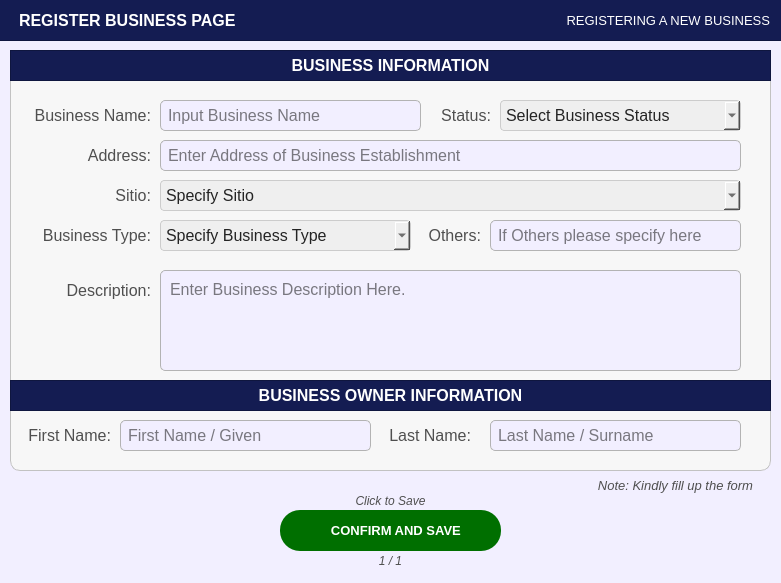
<?xml version="1.0" encoding="UTF-8"?>
<ui version="4.0">
 <class>PopUp_citizenprofileFilterOptions</class>
 <widget class="QDialog" name="PopUp_citizenprofileFilterOptions">
  <property name="geometry">
   <rect>
    <x>0</x>
    <y>0</y>
    <width>781</width>
    <height>583</height>
   </rect>
  </property>
  <property name="sizePolicy">
   <sizepolicy hsizetype="Fixed" vsizetype="Fixed">
    <horstretch>0</horstretch>
    <verstretch>0</verstretch>
   </sizepolicy>
  </property>
  <property name="palette">
   <palette>
    <active>
     <colorrole role="WindowText">
      <brush brushstyle="SolidPattern">
       <color alpha="255">
        <red>255</red>
        <green>255</green>
        <blue>255</blue>
       </color>
      </brush>
     </colorrole>
     <colorrole role="Button">
      <brush brushstyle="SolidPattern">
       <color alpha="255">
        <red>242</red>
        <green>239</green>
        <blue>255</blue>
       </color>
      </brush>
     </colorrole>
     <colorrole role="Light">
      <brush brushstyle="SolidPattern">
       <color alpha="255">
        <red>88</red>
        <green>86</green>
        <blue>150</blue>
       </color>
      </brush>
     </colorrole>
     <colorrole role="Midlight">
      <brush brushstyle="SolidPattern">
       <color alpha="255">
        <red>73</red>
        <green>71</green>
        <blue>125</blue>
       </color>
      </brush>
     </colorrole>
     <colorrole role="Dark">
      <brush brushstyle="SolidPattern">
       <color alpha="255">
        <red>29</red>
        <green>29</green>
        <blue>50</blue>
       </color>
      </brush>
     </colorrole>
     <colorrole role="Mid">
      <brush brushstyle="SolidPattern">
       <color alpha="255">
        <red>39</red>
        <green>38</green>
        <blue>67</blue>
       </color>
      </brush>
     </colorrole>
     <colorrole role="Text">
      <brush brushstyle="SolidPattern">
       <color alpha="255">
        <red>255</red>
        <green>255</green>
        <blue>255</blue>
       </color>
      </brush>
     </colorrole>
     <colorrole role="BrightText">
      <brush brushstyle="SolidPattern">
       <color alpha="255">
        <red>255</red>
        <green>255</green>
        <blue>255</blue>
       </color>
      </brush>
     </colorrole>
     <colorrole role="ButtonText">
      <brush brushstyle="SolidPattern">
       <color alpha="255">
        <red>255</red>
        <green>255</green>
        <blue>255</blue>
       </color>
      </brush>
     </colorrole>
     <colorrole role="Base">
      <brush brushstyle="SolidPattern">
       <color alpha="255">
        <red>242</red>
        <green>239</green>
        <blue>255</blue>
       </color>
      </brush>
     </colorrole>
     <colorrole role="Window">
      <brush brushstyle="SolidPattern">
       <color alpha="255">
        <red>242</red>
        <green>239</green>
        <blue>255</blue>
       </color>
      </brush>
     </colorrole>
     <colorrole role="Shadow">
      <brush brushstyle="SolidPattern">
       <color alpha="255">
        <red>16</red>
        <green>36</green>
        <blue>7</blue>
       </color>
      </brush>
     </colorrole>
     <colorrole role="AlternateBase">
      <brush brushstyle="SolidPattern">
       <color alpha="255">
        <red>29</red>
        <green>28</green>
        <blue>50</blue>
       </color>
      </brush>
     </colorrole>
     <colorrole role="ToolTipBase">
      <brush brushstyle="SolidPattern">
       <color alpha="255">
        <red>255</red>
        <green>255</green>
        <blue>220</blue>
       </color>
      </brush>
     </colorrole>
     <colorrole role="ToolTipText">
      <brush brushstyle="SolidPattern">
       <color alpha="255">
        <red>52</red>
        <green>138</green>
        <blue>46</blue>
       </color>
      </brush>
     </colorrole>
     <colorrole role="PlaceholderText">
      <brush brushstyle="SolidPattern">
       <color alpha="127">
        <red>255</red>
        <green>255</green>
        <blue>255</blue>
       </color>
      </brush>
     </colorrole>
     <colorrole role="Accent">
      <brush brushstyle="SolidPattern">
       <color alpha="255">
        <red>0</red>
        <green>255</green>
        <blue>0</blue>
       </color>
      </brush>
     </colorrole>
    </active>
    <inactive>
     <colorrole role="WindowText">
      <brush brushstyle="SolidPattern">
       <color alpha="255">
        <red>255</red>
        <green>255</green>
        <blue>255</blue>
       </color>
      </brush>
     </colorrole>
     <colorrole role="Button">
      <brush brushstyle="SolidPattern">
       <color alpha="255">
        <red>242</red>
        <green>239</green>
        <blue>255</blue>
       </color>
      </brush>
     </colorrole>
     <colorrole role="Light">
      <brush brushstyle="SolidPattern">
       <color alpha="255">
        <red>88</red>
        <green>86</green>
        <blue>150</blue>
       </color>
      </brush>
     </colorrole>
     <colorrole role="Midlight">
      <brush brushstyle="SolidPattern">
       <color alpha="255">
        <red>73</red>
        <green>71</green>
        <blue>125</blue>
       </color>
      </brush>
     </colorrole>
     <colorrole role="Dark">
      <brush brushstyle="SolidPattern">
       <color alpha="255">
        <red>29</red>
        <green>29</green>
        <blue>50</blue>
       </color>
      </brush>
     </colorrole>
     <colorrole role="Mid">
      <brush brushstyle="SolidPattern">
       <color alpha="255">
        <red>39</red>
        <green>38</green>
        <blue>67</blue>
       </color>
      </brush>
     </colorrole>
     <colorrole role="Text">
      <brush brushstyle="SolidPattern">
       <color alpha="255">
        <red>255</red>
        <green>255</green>
        <blue>255</blue>
       </color>
      </brush>
     </colorrole>
     <colorrole role="BrightText">
      <brush brushstyle="SolidPattern">
       <color alpha="255">
        <red>255</red>
        <green>255</green>
        <blue>255</blue>
       </color>
      </brush>
     </colorrole>
     <colorrole role="ButtonText">
      <brush brushstyle="SolidPattern">
       <color alpha="255">
        <red>255</red>
        <green>255</green>
        <blue>255</blue>
       </color>
      </brush>
     </colorrole>
     <colorrole role="Base">
      <brush brushstyle="SolidPattern">
       <color alpha="255">
        <red>242</red>
        <green>239</green>
        <blue>255</blue>
       </color>
      </brush>
     </colorrole>
     <colorrole role="Window">
      <brush brushstyle="SolidPattern">
       <color alpha="255">
        <red>242</red>
        <green>239</green>
        <blue>255</blue>
       </color>
      </brush>
     </colorrole>
     <colorrole role="Shadow">
      <brush brushstyle="SolidPattern">
       <color alpha="255">
        <red>16</red>
        <green>36</green>
        <blue>7</blue>
       </color>
      </brush>
     </colorrole>
     <colorrole role="AlternateBase">
      <brush brushstyle="SolidPattern">
       <color alpha="255">
        <red>29</red>
        <green>28</green>
        <blue>50</blue>
       </color>
      </brush>
     </colorrole>
     <colorrole role="ToolTipBase">
      <brush brushstyle="SolidPattern">
       <color alpha="255">
        <red>255</red>
        <green>255</green>
        <blue>220</blue>
       </color>
      </brush>
     </colorrole>
     <colorrole role="ToolTipText">
      <brush brushstyle="SolidPattern">
       <color alpha="255">
        <red>52</red>
        <green>138</green>
        <blue>46</blue>
       </color>
      </brush>
     </colorrole>
     <colorrole role="PlaceholderText">
      <brush brushstyle="SolidPattern">
       <color alpha="127">
        <red>255</red>
        <green>255</green>
        <blue>255</blue>
       </color>
      </brush>
     </colorrole>
     <colorrole role="Accent">
      <brush brushstyle="SolidPattern">
       <color alpha="255">
        <red>0</red>
        <green>255</green>
        <blue>0</blue>
       </color>
      </brush>
     </colorrole>
    </inactive>
    <disabled>
     <colorrole role="WindowText">
      <brush brushstyle="SolidPattern">
       <color alpha="255">
        <red>29</red>
        <green>29</green>
        <blue>50</blue>
       </color>
      </brush>
     </colorrole>
     <colorrole role="Button">
      <brush brushstyle="SolidPattern">
       <color alpha="255">
        <red>242</red>
        <green>239</green>
        <blue>255</blue>
       </color>
      </brush>
     </colorrole>
     <colorrole role="Light">
      <brush brushstyle="SolidPattern">
       <color alpha="255">
        <red>88</red>
        <green>86</green>
        <blue>150</blue>
       </color>
      </brush>
     </colorrole>
     <colorrole role="Midlight">
      <brush brushstyle="SolidPattern">
       <color alpha="255">
        <red>73</red>
        <green>71</green>
        <blue>125</blue>
       </color>
      </brush>
     </colorrole>
     <colorrole role="Dark">
      <brush brushstyle="SolidPattern">
       <color alpha="255">
        <red>29</red>
        <green>29</green>
        <blue>50</blue>
       </color>
      </brush>
     </colorrole>
     <colorrole role="Mid">
      <brush brushstyle="SolidPattern">
       <color alpha="255">
        <red>39</red>
        <green>38</green>
        <blue>67</blue>
       </color>
      </brush>
     </colorrole>
     <colorrole role="Text">
      <brush brushstyle="SolidPattern">
       <color alpha="255">
        <red>29</red>
        <green>29</green>
        <blue>50</blue>
       </color>
      </brush>
     </colorrole>
     <colorrole role="BrightText">
      <brush brushstyle="SolidPattern">
       <color alpha="255">
        <red>255</red>
        <green>255</green>
        <blue>255</blue>
       </color>
      </brush>
     </colorrole>
     <colorrole role="ButtonText">
      <brush brushstyle="SolidPattern">
       <color alpha="255">
        <red>29</red>
        <green>29</green>
        <blue>50</blue>
       </color>
      </brush>
     </colorrole>
     <colorrole role="Base">
      <brush brushstyle="SolidPattern">
       <color alpha="255">
        <red>242</red>
        <green>239</green>
        <blue>255</blue>
       </color>
      </brush>
     </colorrole>
     <colorrole role="Window">
      <brush brushstyle="SolidPattern">
       <color alpha="255">
        <red>242</red>
        <green>239</green>
        <blue>255</blue>
       </color>
      </brush>
     </colorrole>
     <colorrole role="Shadow">
      <brush brushstyle="SolidPattern">
       <color alpha="255">
        <red>16</red>
        <green>36</green>
        <blue>7</blue>
       </color>
      </brush>
     </colorrole>
     <colorrole role="AlternateBase">
      <brush brushstyle="SolidPattern">
       <color alpha="255">
        <red>59</red>
        <green>57</green>
        <blue>100</blue>
       </color>
      </brush>
     </colorrole>
     <colorrole role="ToolTipBase">
      <brush brushstyle="SolidPattern">
       <color alpha="255">
        <red>255</red>
        <green>255</green>
        <blue>220</blue>
       </color>
      </brush>
     </colorrole>
     <colorrole role="ToolTipText">
      <brush brushstyle="SolidPattern">
       <color alpha="255">
        <red>52</red>
        <green>138</green>
        <blue>46</blue>
       </color>
      </brush>
     </colorrole>
     <colorrole role="PlaceholderText">
      <brush brushstyle="SolidPattern">
       <color alpha="127">
        <red>29</red>
        <green>29</green>
        <blue>50</blue>
       </color>
      </brush>
     </colorrole>
     <colorrole role="Accent">
      <brush brushstyle="SolidPattern">
       <color alpha="255">
        <red>0</red>
        <green>255</green>
        <blue>0</blue>
       </color>
      </brush>
     </colorrole>
    </disabled>
   </palette>
  </property>
  <property name="cursor">
   <cursorShape>PointingHandCursor</cursorShape>
  </property>
  <property name="windowTitle">
   <string>Dialog</string>
  </property>
  <property name="styleSheet">
   <string notr="true">#PopUp_citizenprofileFilterOptions{
	background-color: #f2efff;
}</string>
  </property>
  <widget class="QFrame" name="basePopUpBodyFrame">
   <property name="geometry">
    <rect>
     <x>10</x>
     <y>50</y>
     <width>761</width>
     <height>421</height>
    </rect>
   </property>
   <property name="styleSheet">
    <string notr="true">#basePopUpBodyFrame {
	background-color: rgb(247, 247, 247);
	border: 1px solid rgb(194, 194, 194);
	border-radius: 10px;
}</string>
   </property>
   <property name="frameShape">
    <enum>QFrame::Shape::StyledPanel</enum>
   </property>
   <property name="frameShadow">
    <enum>QFrame::Shadow::Raised</enum>
   </property>
   <widget class="QFrame" name="basePopUpTitleFrame_3">
    <property name="geometry">
     <rect>
      <x>0</x>
      <y>0</y>
      <width>761</width>
      <height>31</height>
     </rect>
    </property>
    <property name="styleSheet">
     <string notr="true">#basePopUpTitleFrame_3 {
	background-color: #141c52;
}</string>
    </property>
    <property name="frameShape">
     <enum>QFrame::Shape::StyledPanel</enum>
    </property>
    <property name="frameShadow">
     <enum>QFrame::Shadow::Raised</enum>
    </property>
    <widget class="QLabel" name="label_title_3">
     <property name="geometry">
      <rect>
       <x>0</x>
       <y>0</y>
       <width>761</width>
       <height>31</height>
      </rect>
     </property>
     <property name="font">
      <font>
       <family>Arial</family>
       <pointsize>12</pointsize>
       <bold>true</bold>
      </font>
     </property>
     <property name="styleSheet">
      <string notr="true">#label_title_3{
	background-color:transparent;
	color: rgb(255, 255, 255);
}</string>
     </property>
     <property name="text">
      <string>BUSINESS INFORMATION</string>
     </property>
     <property name="alignment">
      <set>Qt::AlignmentFlag::AlignCenter</set>
     </property>
    </widget>
   </widget>
   <widget class="QLineEdit" name="register_BusinessOwnerFirstName">
    <property name="geometry">
     <rect>
      <x>110</x>
      <y>370</y>
      <width>251</width>
      <height>31</height>
     </rect>
    </property>
    <property name="font">
     <font>
      <family>Arial</family>
      <pointsize>12</pointsize>
     </font>
    </property>
    <property name="styleSheet">
     <string notr="true">#register_BusinessOwnerFirstName{
	border: 1px solid #b3b3b3;  /* Black border */
    border-radius: 5px;        /* Rounded corners */
    padding: 5px;               /* Inner spacing */
    background-color: #f2efff;  /* Gray background */
    color: #000000; 
}

</string>
    </property>
    <property name="text">
     <string/>
    </property>
    <property name="maxLength">
     <number>50</number>
    </property>
    <property name="placeholderText">
     <string>First Name / Given</string>
    </property>
   </widget>
   <widget class="QLabel" name="register_labelBusinessStatus">
    <property name="geometry">
     <rect>
      <x>430</x>
      <y>50</y>
      <width>51</width>
      <height>31</height>
     </rect>
    </property>
    <property name="font">
     <font>
      <family>Arial</family>
      <pointsize>12</pointsize>
     </font>
    </property>
    <property name="styleSheet">
     <string notr="true">#register_labelBusinessStatus{
	background-color:transparent;
	color:#4f4f4f;
}</string>
    </property>
    <property name="text">
     <string>Status:</string>
    </property>
    <property name="alignment">
     <set>Qt::AlignmentFlag::AlignRight|Qt::AlignmentFlag::AlignTrailing|Qt::AlignmentFlag::AlignVCenter</set>
    </property>
   </widget>
   <widget class="QLabel" name="register_labelBusinessName">
    <property name="geometry">
     <rect>
      <x>10</x>
      <y>50</y>
      <width>131</width>
      <height>31</height>
     </rect>
    </property>
    <property name="font">
     <font>
      <family>Arial</family>
      <pointsize>12</pointsize>
     </font>
    </property>
    <property name="styleSheet">
     <string notr="true">#register_labelBusinessName{
	background-color:transparent;
	color:#4f4f4f;
}</string>
    </property>
    <property name="text">
     <string>Business Name:</string>
    </property>
    <property name="alignment">
     <set>Qt::AlignmentFlag::AlignRight|Qt::AlignmentFlag::AlignTrailing|Qt::AlignmentFlag::AlignVCenter</set>
    </property>
   </widget>
   <widget class="QLineEdit" name="register_BusinessName">
    <property name="geometry">
     <rect>
      <x>150</x>
      <y>50</y>
      <width>261</width>
      <height>31</height>
     </rect>
    </property>
    <property name="font">
     <font>
      <family>Arial</family>
      <pointsize>12</pointsize>
     </font>
    </property>
    <property name="styleSheet">
     <string notr="true">#register_BusinessName{
	border: 1px solid #b3b3b3;  /* Black border */
    border-radius: 5px;        /* Rounded corners */
    padding: 5px;               /* Inner spacing */
    background-color: #f2efff;  /* Gray background */
    color: #000000; 
}

</string>
    </property>
    <property name="text">
     <string/>
    </property>
    <property name="maxLength">
     <number>11</number>
    </property>
    <property name="placeholderText">
     <string>Input Business Name</string>
    </property>
   </widget>
   <widget class="QComboBox" name="register_comboBox_BusinessStatus">
    <property name="geometry">
     <rect>
      <x>490</x>
      <y>50</y>
      <width>241</width>
      <height>31</height>
     </rect>
    </property>
    <property name="font">
     <font>
      <family>Arial</family>
      <pointsize>12</pointsize>
     </font>
    </property>
    <property name="styleSheet">
     <string notr="true">#register_comboBox_BusinessStatus{
	background-color: rgb(239, 239, 239); /* Correct property name */
    color: #242424; /* Set text color to black for better contrast */
    border: 1px solid #ccc; /* Optional: Add a light border */
    padding: 5px; /* Optional: Add some padding */
    border-radius: 4px; /* Optional: Rounded corners */
}</string>
    </property>
    <property name="placeholderText">
     <string>Select Business Status</string>
    </property>
    <property name="duplicatesEnabled">
     <bool>false</bool>
    </property>
    <item>
     <property name="text">
      <string>Active</string>
     </property>
    </item>
    <item>
     <property name="text">
      <string>Inactive</string>
     </property>
    </item>
    <item>
     <property name="text">
      <string>Closed</string>
     </property>
    </item>
   </widget>
   <widget class="QLabel" name="register_labelBusinessOwnerName">
    <property name="geometry">
     <rect>
      <x>10</x>
      <y>370</y>
      <width>91</width>
      <height>31</height>
     </rect>
    </property>
    <property name="font">
     <font>
      <family>Arial</family>
      <pointsize>12</pointsize>
     </font>
    </property>
    <property name="styleSheet">
     <string notr="true">#register_labelBusinessOwnerName{
	background-color:transparent;
	color:#4f4f4f;
}</string>
    </property>
    <property name="text">
     <string>First Name:</string>
    </property>
    <property name="alignment">
     <set>Qt::AlignmentFlag::AlignRight|Qt::AlignmentFlag::AlignTrailing|Qt::AlignmentFlag::AlignVCenter</set>
    </property>
   </widget>
   <widget class="QLineEdit" name="register_BusinessOwnerLastName">
    <property name="geometry">
     <rect>
      <x>480</x>
      <y>370</y>
      <width>251</width>
      <height>31</height>
     </rect>
    </property>
    <property name="font">
     <font>
      <family>Arial</family>
      <pointsize>12</pointsize>
     </font>
    </property>
    <property name="styleSheet">
     <string notr="true">#register_BusinessOwnerLastName{
	border: 1px solid #b3b3b3;  /* Black border */
    border-radius: 5px;        /* Rounded corners */
    padding: 5px;               /* Inner spacing */
    background-color: #f2efff;  /* Gray background */
    color: #000000; 
}

</string>
    </property>
    <property name="text">
     <string/>
    </property>
    <property name="maxLength">
     <number>50</number>
    </property>
    <property name="placeholderText">
     <string>Last Name / Surname</string>
    </property>
   </widget>
   <widget class="QLineEdit" name="register_BusinessAddress">
    <property name="geometry">
     <rect>
      <x>150</x>
      <y>90</y>
      <width>581</width>
      <height>31</height>
     </rect>
    </property>
    <property name="font">
     <font>
      <family>Arial</family>
      <pointsize>12</pointsize>
     </font>
    </property>
    <property name="styleSheet">
     <string notr="true">#register_BusinessAddress{
	border: 1px solid #b3b3b3;  /* Black border */
    border-radius: 5px;        /* Rounded corners */
    padding: 5px;               /* Inner spacing */
    background-color: #f2efff;  /* Gray background */
    color: #000000; 
}

</string>
    </property>
    <property name="text">
     <string/>
    </property>
    <property name="maxLength">
     <number>50</number>
    </property>
    <property name="placeholderText">
     <string>Enter Address of Business Establishment</string>
    </property>
   </widget>
   <widget class="QLabel" name="register_labelBusinessAddress">
    <property name="geometry">
     <rect>
      <x>30</x>
      <y>90</y>
      <width>111</width>
      <height>31</height>
     </rect>
    </property>
    <property name="font">
     <font>
      <family>Arial</family>
      <pointsize>12</pointsize>
     </font>
    </property>
    <property name="styleSheet">
     <string notr="true">#register_labelBusinessAddress{
	background-color:transparent;
	color:#4f4f4f;
}</string>
    </property>
    <property name="text">
     <string>Address:</string>
    </property>
    <property name="alignment">
     <set>Qt::AlignmentFlag::AlignRight|Qt::AlignmentFlag::AlignTrailing|Qt::AlignmentFlag::AlignVCenter</set>
    </property>
   </widget>
   <widget class="QLabel" name="register_labelBusinessOwnerName_2">
    <property name="geometry">
     <rect>
      <x>370</x>
      <y>370</y>
      <width>91</width>
      <height>31</height>
     </rect>
    </property>
    <property name="font">
     <font>
      <family>Arial</family>
      <pointsize>12</pointsize>
     </font>
    </property>
    <property name="styleSheet">
     <string notr="true">#register_labelBusinessOwnerName_2{
	background-color:transparent;
	color:#4f4f4f;
}</string>
    </property>
    <property name="text">
     <string>Last Name:</string>
    </property>
    <property name="alignment">
     <set>Qt::AlignmentFlag::AlignRight|Qt::AlignmentFlag::AlignTrailing|Qt::AlignmentFlag::AlignVCenter</set>
    </property>
   </widget>
   <widget class="QFrame" name="basePopUpTitleFrame_4">
    <property name="geometry">
     <rect>
      <x>0</x>
      <y>330</y>
      <width>761</width>
      <height>31</height>
     </rect>
    </property>
    <property name="styleSheet">
     <string notr="true">#basePopUpTitleFrame_4 {
	background-color: #141c52;
}</string>
    </property>
    <property name="frameShape">
     <enum>QFrame::Shape::StyledPanel</enum>
    </property>
    <property name="frameShadow">
     <enum>QFrame::Shadow::Raised</enum>
    </property>
    <widget class="QLabel" name="label_title_4">
     <property name="geometry">
      <rect>
       <x>0</x>
       <y>0</y>
       <width>761</width>
       <height>31</height>
      </rect>
     </property>
     <property name="font">
      <font>
       <family>Arial</family>
       <pointsize>12</pointsize>
       <bold>true</bold>
      </font>
     </property>
     <property name="styleSheet">
      <string notr="true">#label_title_4{
	background-color:transparent;
	color: rgb(255, 255, 255);
}</string>
     </property>
     <property name="text">
      <string>BUSINESS OWNER INFORMATION</string>
     </property>
     <property name="alignment">
      <set>Qt::AlignmentFlag::AlignCenter</set>
     </property>
    </widget>
   </widget>
   <widget class="QLabel" name="register_labelBusinessAddress_Sitio">
    <property name="geometry">
     <rect>
      <x>30</x>
      <y>130</y>
      <width>111</width>
      <height>31</height>
     </rect>
    </property>
    <property name="font">
     <font>
      <family>Arial</family>
      <pointsize>12</pointsize>
     </font>
    </property>
    <property name="styleSheet">
     <string notr="true">#register_labelBusinessAddress_Sitio{
	background-color:transparent;
	color:#4f4f4f;
}</string>
    </property>
    <property name="text">
     <string>Sitio:</string>
    </property>
    <property name="alignment">
     <set>Qt::AlignmentFlag::AlignRight|Qt::AlignmentFlag::AlignTrailing|Qt::AlignmentFlag::AlignVCenter</set>
    </property>
   </widget>
   <widget class="QComboBox" name="register_comboBox_BusinessAddress_Sitio">
    <property name="geometry">
     <rect>
      <x>150</x>
      <y>130</y>
      <width>581</width>
      <height>31</height>
     </rect>
    </property>
    <property name="font">
     <font>
      <family>Arial</family>
      <pointsize>12</pointsize>
     </font>
    </property>
    <property name="styleSheet">
     <string notr="true">#register_comboBox_BusinessAddress_Sitio{
	background-color: rgb(239, 239, 239); /* Correct property name */
    color: #242424; /* Set text color to black for better contrast */
    border: 1px solid #ccc; /* Optional: Add a light border */
    padding: 5px; /* Optional: Add some padding */
    border-radius: 4px; /* Optional: Rounded corners */
}</string>
    </property>
    <property name="placeholderText">
     <string>Specify Sitio</string>
    </property>
    <property name="duplicatesEnabled">
     <bool>false</bool>
    </property>
    <item>
     <property name="text">
      <string>None</string>
     </property>
    </item>
   </widget>
   <widget class="QLabel" name="register_labelBusinessType">
    <property name="geometry">
     <rect>
      <x>30</x>
      <y>170</y>
      <width>111</width>
      <height>31</height>
     </rect>
    </property>
    <property name="font">
     <font>
      <family>Arial</family>
      <pointsize>12</pointsize>
     </font>
    </property>
    <property name="styleSheet">
     <string notr="true">#register_labelBusinessType{
	background-color:transparent;
	color:#4f4f4f;
}</string>
    </property>
    <property name="text">
     <string>Business Type:</string>
    </property>
    <property name="alignment">
     <set>Qt::AlignmentFlag::AlignRight|Qt::AlignmentFlag::AlignTrailing|Qt::AlignmentFlag::AlignVCenter</set>
    </property>
   </widget>
   <widget class="QComboBox" name="register_comboBox_BusinessType">
    <property name="geometry">
     <rect>
      <x>150</x>
      <y>170</y>
      <width>251</width>
      <height>31</height>
     </rect>
    </property>
    <property name="font">
     <font>
      <family>Arial</family>
      <pointsize>12</pointsize>
     </font>
    </property>
    <property name="styleSheet">
     <string notr="true">#register_comboBox_BusinessType{
	background-color: rgb(239, 239, 239); /* Correct property name */
    color: #242424; /* Set text color to black for better contrast */
    border: 1px solid #ccc; /* Optional: Add a light border */
    padding: 5px; /* Optional: Add some padding */
    border-radius: 4px; /* Optional: Rounded corners */
}</string>
    </property>
    <property name="placeholderText">
     <string>Specify Business Type</string>
    </property>
    <property name="duplicatesEnabled">
     <bool>false</bool>
    </property>
    <item>
     <property name="text">
      <string>Sole Proprietorship</string>
     </property>
    </item>
    <item>
     <property name="text">
      <string>Partnership</string>
     </property>
    </item>
    <item>
     <property name="text">
      <string>Corporation</string>
     </property>
    </item>
    <item>
     <property name="text">
      <string>Cooperative </string>
     </property>
    </item>
    <item>
     <property name="text">
      <string>Franchise</string>
     </property>
    </item>
    <item>
     <property name="text">
      <string>Others</string>
     </property>
    </item>
   </widget>
   <widget class="QPlainTextEdit" name="register_BusinessDesc">
    <property name="geometry">
     <rect>
      <x>150</x>
      <y>220</y>
      <width>581</width>
      <height>101</height>
     </rect>
    </property>
    <property name="font">
     <font>
      <family>Arial</family>
      <pointsize>12</pointsize>
     </font>
    </property>
    <property name="styleSheet">
     <string notr="true">#register_BusinessDesc{
	border: 1px solid #b3b3b3;  /* Black border */
    border-radius: 5px;        /* Rounded corners */
    padding: 5px;               /* Inner spacing */
    background-color: #f2efff;  /* Gray background */
    color: #000000; 
}

</string>
    </property>
    <property name="placeholderText">
     <string>Enter Business Description Here.</string>
    </property>
   </widget>
   <widget class="QLabel" name="register_labelBusinessDesc">
    <property name="geometry">
     <rect>
      <x>40</x>
      <y>230</y>
      <width>101</width>
      <height>21</height>
     </rect>
    </property>
    <property name="font">
     <font>
      <family>Arial</family>
      <pointsize>12</pointsize>
     </font>
    </property>
    <property name="styleSheet">
     <string notr="true">#register_labelBusinessDesc{
	background-color:transparent;
	color:#4f4f4f;
}</string>
    </property>
    <property name="text">
     <string>Description:</string>
    </property>
    <property name="alignment">
     <set>Qt::AlignmentFlag::AlignRight|Qt::AlignmentFlag::AlignTrailing|Qt::AlignmentFlag::AlignVCenter</set>
    </property>
   </widget>
   <widget class="QLineEdit" name="register_BusinessType_others">
    <property name="geometry">
     <rect>
      <x>480</x>
      <y>170</y>
      <width>251</width>
      <height>31</height>
     </rect>
    </property>
    <property name="font">
     <font>
      <family>Arial</family>
      <pointsize>12</pointsize>
     </font>
    </property>
    <property name="styleSheet">
     <string notr="true">#register_BusinessType_others{
	border: 1px solid #b3b3b3;  /* Black border */
    border-radius: 5px;        /* Rounded corners */
    padding: 5px;               /* Inner spacing */
    background-color: #f2efff;  /* Gray background */
    color: #000000; 
}

</string>
    </property>
    <property name="text">
     <string/>
    </property>
    <property name="maxLength">
     <number>50</number>
    </property>
    <property name="placeholderText">
     <string>If Others please specify here</string>
    </property>
   </widget>
   <widget class="QLabel" name="register_labelBusinessType_others">
    <property name="geometry">
     <rect>
      <x>370</x>
      <y>170</y>
      <width>101</width>
      <height>31</height>
     </rect>
    </property>
    <property name="font">
     <font>
      <family>Arial</family>
      <pointsize>12</pointsize>
     </font>
    </property>
    <property name="styleSheet">
     <string notr="true">#register_labelBusinessType_others{
	background-color:transparent;
	color:#4f4f4f;
}</string>
    </property>
    <property name="text">
     <string>Others:</string>
    </property>
    <property name="alignment">
     <set>Qt::AlignmentFlag::AlignRight|Qt::AlignmentFlag::AlignTrailing|Qt::AlignmentFlag::AlignVCenter</set>
    </property>
   </widget>
  </widget>
  <widget class="QFrame" name="basePopUpTitleFrame">
   <property name="geometry">
    <rect>
     <x>-1</x>
     <y>-10</y>
     <width>791</width>
     <height>51</height>
    </rect>
   </property>
   <property name="styleSheet">
    <string notr="true">#basePopUpTitleFrame {
	background-color: #141c52;
}</string>
   </property>
   <property name="frameShape">
    <enum>QFrame::Shape::StyledPanel</enum>
   </property>
   <property name="frameShadow">
    <enum>QFrame::Shadow::Raised</enum>
   </property>
   <widget class="QLabel" name="label_titleFilterOptions">
    <property name="geometry">
     <rect>
      <x>20</x>
      <y>10</y>
      <width>251</width>
      <height>41</height>
     </rect>
    </property>
    <property name="font">
     <font>
      <family>Arial</family>
      <pointsize>12</pointsize>
      <bold>true</bold>
     </font>
    </property>
    <property name="styleSheet">
     <string notr="true">#label_titleFilterOptions {
	background-color: transparent;
	color: #FFFFFF;
}
</string>
    </property>
    <property name="text">
     <string>REGISTER BUSINESS PAGE</string>
    </property>
    <property name="alignment">
     <set>Qt::AlignmentFlag::AlignLeading|Qt::AlignmentFlag::AlignLeft|Qt::AlignmentFlag::AlignVCenter</set>
    </property>
   </widget>
   <widget class="QLabel" name="filteroptions_label">
    <property name="geometry">
     <rect>
      <x>420</x>
      <y>10</y>
      <width>351</width>
      <height>41</height>
     </rect>
    </property>
    <property name="font">
     <font>
      <family>Arial</family>
      <pointsize>10</pointsize>
      <bold>false</bold>
     </font>
    </property>
    <property name="styleSheet">
     <string notr="true">#filteroptions_label {
	background-color: transparent;
	color: #FFFFFF;
}
</string>
    </property>
    <property name="text">
     <string>REGISTERING A NEW BUSINESS</string>
    </property>
    <property name="alignment">
     <set>Qt::AlignmentFlag::AlignRight|Qt::AlignmentFlag::AlignTrailing|Qt::AlignmentFlag::AlignVCenter</set>
    </property>
   </widget>
  </widget>
  <widget class="QLabel" name="progress">
   <property name="geometry">
    <rect>
     <x>280</x>
     <y>550</y>
     <width>221</width>
     <height>21</height>
    </rect>
   </property>
   <property name="font">
    <font>
     <family>Arial</family>
     <pointsize>9</pointsize>
     <italic>true</italic>
     <bold>false</bold>
    </font>
   </property>
   <property name="styleSheet">
    <string notr="true">#progress {
	background-color: transparent;
	color: #4f4f4f;
}
</string>
   </property>
   <property name="text">
    <string>1 / 1</string>
   </property>
   <property name="alignment">
    <set>Qt::AlignmentFlag::AlignCenter</set>
   </property>
  </widget>
  <widget class="QPushButton" name="register_buttonConfirmBusiness_SaveForm">
   <property name="geometry">
    <rect>
     <x>280</x>
     <y>510</y>
     <width>221</width>
     <height>41</height>
    </rect>
   </property>
   <property name="font">
    <font>
     <family>Arial</family>
     <pointsize>10</pointsize>
     <bold>true</bold>
    </font>
   </property>
   <property name="cursor">
    <cursorShape>PointingHandCursor</cursorShape>
   </property>
   <property name="styleSheet">
    <string notr="true">#register_buttonConfirmBusiness_SaveForm {
    background-color: #006f00;
    color: white;
    border-radius: 20px;
    padding: 10px; /* Optional: Adjusts spacing inside the button */
}
#register_buttonConfirmBusiness_SaveForm:hover {
    background-color: #00a600; /* Slightly lighter blue when hovered */
}
#register_buttonConfirmBusiness_SaveForm:pressed {
    background-color: #005d00; /* Darker blue when clicked */
}</string>
   </property>
   <property name="text">
    <string>   CONFIRM AND SAVE</string>
   </property>
   <property name="icon">
    <iconset>
     <normaloff>../../../Assets/FuncIcons/icon_confirm.svg</normaloff>../../../Assets/FuncIcons/icon_confirm.svg</iconset>
   </property>
   <property name="iconSize">
    <size>
     <width>30</width>
     <height>30</height>
    </size>
   </property>
  </widget>
  <widget class="QLabel" name="notenote">
   <property name="geometry">
    <rect>
     <x>0</x>
     <y>490</y>
     <width>781</width>
     <height>21</height>
    </rect>
   </property>
   <property name="font">
    <font>
     <family>Arial</family>
     <pointsize>9</pointsize>
     <italic>true</italic>
     <bold>false</bold>
    </font>
   </property>
   <property name="styleSheet">
    <string notr="true">#notenote {
	background-color: transparent;
	color: #4f4f4f;
}
</string>
   </property>
   <property name="text">
    <string>Click to Save</string>
   </property>
   <property name="alignment">
    <set>Qt::AlignmentFlag::AlignCenter</set>
   </property>
  </widget>
  <widget class="QLabel" name="labelNote">
   <property name="geometry">
    <rect>
     <x>580</x>
     <y>470</y>
     <width>191</width>
     <height>31</height>
    </rect>
   </property>
   <property name="font">
    <font>
     <family>Arial</family>
     <pointsize>10</pointsize>
     <italic>true</italic>
     <bold>false</bold>
    </font>
   </property>
   <property name="styleSheet">
    <string notr="true">#labelNote {
	background-color: transparent;
	color: #4f4f4f;
}
</string>
   </property>
   <property name="text">
    <string>Note: Kindly fill up the form</string>
   </property>
   <property name="alignment">
    <set>Qt::AlignmentFlag::AlignCenter</set>
   </property>
  </widget>
 </widget>
 <resources/>
 <connections/>
</ui>
